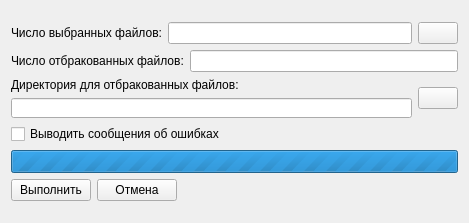
<?xml version="1.0" encoding="UTF-8"?>
<ui version="4.0">
 <class>FRPom</class>
 <widget class="QWidget" name="FRPom">
  <property name="windowModality">
   <enum>Qt::ApplicationModal</enum>
  </property>
  <property name="geometry">
   <rect>
    <x>0</x>
    <y>0</y>
    <width>459</width>
    <height>223</height>
   </rect>
  </property>
  <property name="windowTitle">
   <string>Помещение информации в БД</string>
  </property>
  <property name="windowIcon">
   <iconset resource="res.qrc">
    <normaloff>:/res/1/data_table.png</normaloff>:/res/1/data_table.png</iconset>
  </property>
  <layout class="QGridLayout" name="gridLayout">
   <item row="0" column="0">
    <layout class="QVBoxLayout" name="verticalLayout_2">
     <item>
      <layout class="QHBoxLayout" name="horizontalLayout">
       <item>
        <widget class="QLabel" name="label">
         <property name="text">
          <string>Число выбранных файлов:</string>
         </property>
        </widget>
       </item>
       <item>
        <widget class="QLineEdit" name="leKol">
         <property name="readOnly">
          <bool>true</bool>
         </property>
        </widget>
       </item>
       <item>
        <widget class="QPushButton" name="pbVib">
         <property name="text">
          <string/>
         </property>
         <property name="icon">
          <iconset resource="res.qrc">
           <normaloff>:/res/1/folder.png</normaloff>:/res/1/folder.png</iconset>
         </property>
         <property name="iconSize">
          <size>
           <width>16</width>
           <height>16</height>
          </size>
         </property>
        </widget>
       </item>
      </layout>
     </item>
     <item>
      <layout class="QHBoxLayout" name="horizontalLayout_3">
       <item>
        <widget class="QLabel" name="label_3">
         <property name="text">
          <string>Число отбракованных файлов:</string>
         </property>
        </widget>
       </item>
       <item>
        <widget class="QLineEdit" name="leKolbrak">
         <property name="readOnly">
          <bool>true</bool>
         </property>
        </widget>
       </item>
      </layout>
     </item>
     <item>
      <layout class="QHBoxLayout" name="horizontalLayout_2">
       <item>
        <layout class="QVBoxLayout" name="verticalLayout">
         <item>
          <widget class="QLabel" name="label_2">
           <property name="text">
            <string>Директория для отбракованных файлов:</string>
           </property>
          </widget>
         </item>
         <item>
          <widget class="QLineEdit" name="leOtbr">
           <property name="minimumSize">
            <size>
             <width>401</width>
             <height>20</height>
            </size>
           </property>
          </widget>
         </item>
        </layout>
       </item>
       <item>
        <widget class="QPushButton" name="pbOtbr">
         <property name="text">
          <string/>
         </property>
         <property name="icon">
          <iconset resource="res.qrc">
           <normaloff>:/res/1/folder.png</normaloff>:/res/1/folder.png</iconset>
         </property>
         <property name="iconSize">
          <size>
           <width>16</width>
           <height>16</height>
          </size>
         </property>
        </widget>
       </item>
      </layout>
     </item>
     <item>
      <widget class="QCheckBox" name="cbErr">
       <property name="text">
        <string>Выводить сообщения об ошибках</string>
       </property>
      </widget>
     </item>
     <item>
      <widget class="QProgressBar" name="prbar">
       <property name="minimumSize">
        <size>
         <width>431</width>
         <height>23</height>
        </size>
       </property>
       <property name="maximum">
        <number>0</number>
       </property>
       <property name="value">
        <number>0</number>
       </property>
       <property name="textVisible">
        <bool>false</bool>
       </property>
      </widget>
     </item>
     <item>
      <layout class="QHBoxLayout" name="horizontalLayout_4">
       <item>
        <widget class="QPushButton" name="pbRun">
         <property name="text">
          <string>Выполнить</string>
         </property>
         <property name="icon">
          <iconset resource="res.qrc">
           <normaloff>:/res/table_next.png</normaloff>:/res/table_next.png</iconset>
         </property>
         <property name="iconSize">
          <size>
           <width>32</width>
           <height>32</height>
          </size>
         </property>
        </widget>
       </item>
       <item>
        <widget class="QPushButton" name="pbCancel">
         <property name="text">
          <string>Отмена</string>
         </property>
         <property name="icon">
          <iconset resource="res.qrc">
           <normaloff>:/res/table_remove.png</normaloff>:/res/table_remove.png</iconset>
         </property>
         <property name="iconSize">
          <size>
           <width>32</width>
           <height>32</height>
          </size>
         </property>
        </widget>
       </item>
       <item>
        <spacer name="horizontalSpacer">
         <property name="orientation">
          <enum>Qt::Horizontal</enum>
         </property>
         <property name="sizeHint" stdset="0">
          <size>
           <width>40</width>
           <height>20</height>
          </size>
         </property>
        </spacer>
       </item>
      </layout>
     </item>
    </layout>
   </item>
  </layout>
 </widget>
 <resources>
  <include location="res.qrc"/>
 </resources>
 <connections/>
</ui>
